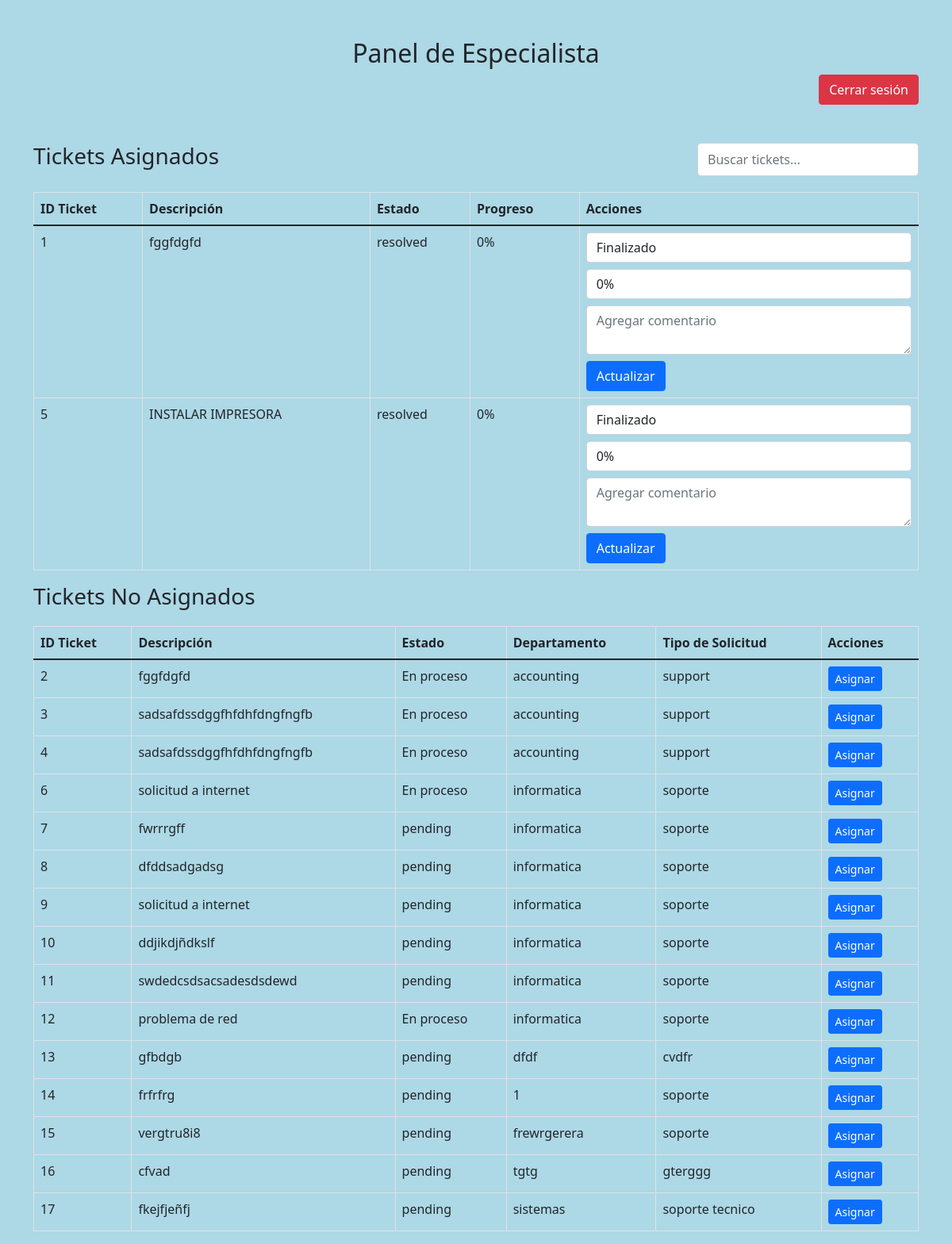
Page /specialist_panel.php (signed in) on the committed database.
### tables this page shows
CREATE TABLE `tickets` (
  `id` int(11) NOT NULL,
  `type` varchar(50) NOT NULL,
  `department` varchar(50) NOT NULL,
  `description` text NOT NULL,
  `file` varchar(100) DEFAULT NULL,
  `status` varchar(20) DEFAULT 'pending',
  `progress` varchar(20) DEFAULT '0%',
  `assigned_to` int(11) DEFAULT NULL,
  `created_at` timestamp NOT NULL DEFAULT current_timestamp(),
  `specialist_id` int(11) DEFAULT NULL,
  `departamento` varchar(255) DEFAULT NULL,
  `tipo_solicitud` varchar(255) DEFAULT NULL
);

### specialist_panel.php (the view, shortened to what this page needs)
<?php
include('db.php');
$username = $_SESSION['username'];
$queryAsignados = "SELECT * FROM tickets WHERE assigned_to=(SELECT id FROM users WHERE username='$username')";
$resultAsignados = mysqli_query($conn, $queryAsignados);
$ticketsAsignados = [];
while ($row = mysqli_fetch_assoc($resultAsignados)) {
    $ticketsAsignados[] = $row;
}
$queryNoAsignados = "SELECT * FROM tickets WHERE assigned_to IS NULL";
$resultNoAsignados = mysqli_query($conn, $queryNoAsignados);
$ticketsNoAsignados = [];
while ($row = mysqli_fetch_assoc($resultNoAsignados)) {
    $ticketsNoAsignados[] = $row;
}
?>
<!DOCTYPE html>
<html lang="es">
<head>
    <link href="https://cdn.jsdelivr.net/npm/bootstrap@5.1.3/dist/css/bootstrap.min.css" rel="stylesheet">
    <link rel="stylesheet" href="https://cdnjs.cloudflare.com/ajax/libs/font-awesome/5.15.3/css/all.min.css">
</head>
<body>
    <div class="container mt-5">
        <h2 class="text-center">Panel de Especialista</h2>
        <div class="d-flex justify-content-end">
            <a href="logout.php" class="btn btn-danger">Cerrar sesión</a>
        </div>
        <div class="mt-5">
            <div class="d-flex justify-content-between">
                <h3>Tickets Asignados</h3>
                <input type="text" id="searchAsignados" class="form-control w-25" placeholder="Buscar tickets...">
            </div>
            <div class="table-responsive">
                <table class="table table-bordered">
                    <thead>
                        <tr>
                            <th>ID Ticket</th>
                            <th>Descripción</th>
                            <th>Estado</th>
                            <th>Progreso</th>
                            <th>Acciones</th>
                        </tr>
                    </thead>
                    <tbody id="tableAsignados">
                        <?php foreach ($ticketsAsignados as $ticket): ?>
                            <tr>
                                <td><?php echo $ticket['id']; ?></td>
                                <td><?php echo $ticket['description']; ?></td>
                                <td><?php echo $ticket['status']; ?></td>
                                <td><?php echo $ticket['progress']; ?></td>
                                <td>
                                    <form class="update-form" data-ticket-id="<?php echo $ticket['id']; ?>">
                                        <select name="status" class="form-control" required>
                                            <option value="resolved" <?php echo $ticket['status'] == 'resolved' ? 'selected' : ''; ?>>Finalizado</option>
                                        </select>
                                        <input type="text" name="progress" class="form-control mt-2" placeholder="Progreso (%)" value="<?php echo $ticket['progress']; ?>" required>
                                        <textarea name="comment" class="form-control mt-2" placeholder="Agregar comentario"></textarea>
                                        <button type="submit" class="btn btn-primary btn-block mt-2">Actualizar</button>
                                    </form>
                                </td>
                            </tr>
                        <?php endforeach; ?>
                    </tbody>
                </table>
            </div>
            <h3>Tickets No Asignados</h3>
            <div class="table-responsive">
                <table class="table table-bordered">
                    <thead>
                        <tr>
                            <th>ID Ticket</th>
                            <th>Descripción</th>
                            <th>Estado</th>
                            <th>Departamento</th>
                            <th>Tipo de Solicitud</th>
                            <th>Acciones</th>
                        </tr>
                    </thead>
                    <tbody id="tableNoAsignados">
                        <?php foreach ($ticketsNoAsignados as $ticket): ?>
                            <tr>
                                <td><?php echo $ticket['id']; ?></td>
                                <td><?php echo $ticket['description']; ?></td>
                                <td><?php echo $ticket['status']; ?></td>
                                <td><?php echo $ticket['department']; ?></td>
                                <td><?php echo $ticket['type']; ?></td>
                                <td>
                                    <button class="btn btn-primary btn-sm" onclick="asignarTicket(<?php echo $ticket['id']; ?>)">Asignar</button>
                                </td>
                            </tr>
                        <?php endforeach; ?>
                    </tbody>
                </table>
            </div>
        </div>
    </div>
</body>
</html>

### specialist_panel.php (style rules this page uses)
body { background-color: #add8e6; }
.table-responsive { margin-top: 20px; }

### rows in the picture
tickets: id "1", description "fggfdgfd", status "resolved", progress "0%", status "Finalizado"
tickets: id "5", description "INSTALAR IMPRESORA", status "resolved", progress "0%", status "Finalizado"
tickets: id "2", description "fggfdgfd", status "En proceso", department "accounting", type "support"
tickets: id "3", description "sadsafdssdggfhfdhfdngfngfb", status "En proceso", department "accounting", type "support"
tickets: id "4", description "sadsafdssdggfhfdhfdngfngfb", status "En proceso", department "accounting", type "support"
tickets: id "6", description "solicitud a internet", status "En proceso", department "informatica", type "soporte"
tickets: id "7", description "fwrrrgff", status "pending", department "informatica", type "soporte"
tickets: id "8", description "dfddsadgadsg", status "pending", department "informatica", type "soporte"
tickets: id "9", description "solicitud a internet", status "pending", department "informatica", type "soporte"
tickets: id "10", description "ddjikdjñdkslf", status "pending", department "informatica", type "soporte"
tickets: id "11", description "swdedcsdsacsadesdsdewd", status "pending", department "informatica", type "soporte"
tickets: id "12", description "problema de red", status "En proceso", department "informatica", type "soporte"
tickets: id "13", description "gfbdgb", status "pending", department "dfdf", type "cvdfr"
tickets: id "14", description "frfrfrg", status "pending", department "1", type "soporte"
tickets: id "15", description "vergtru8i8", status "pending", department "frewrgerera", type "soporte"
tickets: id "16", description "cfvad", status "pending", department "tgtg", type "gterggg"
tickets: id "17", description "fkejfjeñfj", status "pending", department "sistemas", type "soporte tecnico"
